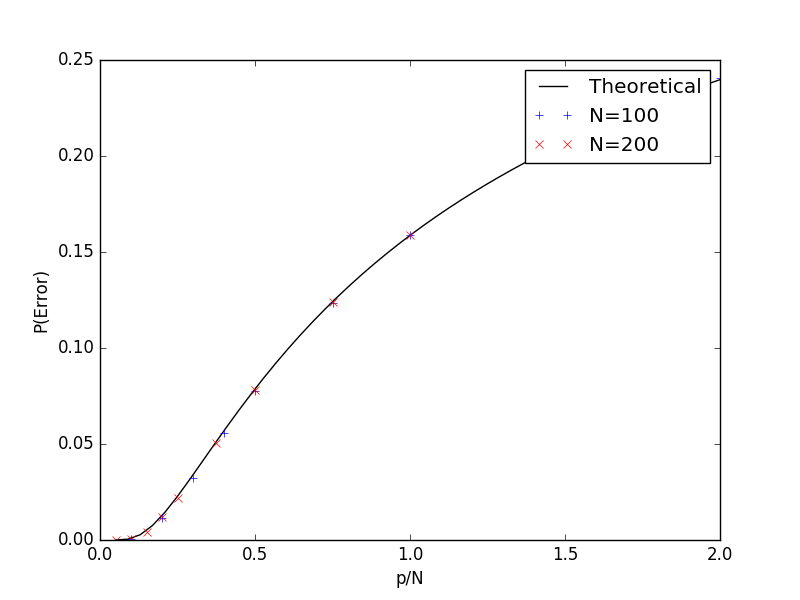

This chart was generated by the following Python code:
import os
import sys
import common
import numpy as np
import scipy as sp
from scipy.special import erf, erfc
import matplotlib.pyplot as plt

"""
Write a computer program imple-menting the Hopfield model with synchronous
updating (LN1pp. 10 and 14)according to the McCulloch-Pitts rule

Si <- sgn(sum_j(Wij Sj)).

The weights wij are given by Hebb’s rule fori6=j, andwii= 0. Store p random
patterns (LN pp. 16 and 19) and use your computer program tofind how the
one-step error probabilityPErrordepends onp/N. Parameters:

N= 100,200
p= 10,20,30,40,50,75,100,150,200

For each datapoint average over enough independent trials so that you obtain
a precise estimate of PError. Plot your simulation results together with the
correspondingtheoretical curve as a function of p/N. Discuss
"""

def run(steps=10):
    Ns = [100, 200]
    P = [10, 20, 30, 40, 50, 75, 100, 150, 200]
    errors = []

    for N in Ns:
        sub_errors = []
        for p in P:
            subsum = 0 #np.zeros([p])
            for _ in range(steps):
                patterns = common.random_patterns(N, p)
                W = common.hebbs_rule(patterns)
                subsum += np.sum(np.not_equal(patterns, step(W, patterns))) / (p*N)
            sub_errors.append(subsum / steps)
        errors.append(sub_errors)
    _plot(errors, N, P)

def step(W, S):
    return np.sign(W.dot(S.T)).T

def _plot(errors, N, P):
    x1 = [p / 100 for p in P]
    x2 = [p / 200 for p in P]
    p = np.linspace(min(P)/2,max(P))
    Y = erfc(np.sqrt(100/(2*p)))/2
    erf = plt.plot(p/100, Y, 'k-', label="Theoretical")
    n100 = plt.plot(x1, errors[0], color='b', marker='+', linestyle='', label="N=100")
    n200 = plt.plot(x2, errors[1], color='r', marker='x', linestyle='', label="N=200")

    plt.legend()
#     plt.legend((n100, n200), ("N=100", "N=200"), scatterpoints=1)
    plt.xlabel("p/N")
    plt.ylabel("P(Error)")
    plt.savefig("ex1")
    plt.show()

def crosstalk_term(patterns):
    dsum = patterns.dot(patterns.t)
    np.fill_diagonal(dsum, 0)
    dsum = patterns.dot(dsum)
    dsum = dsum / len(patterns[0])
    return dsum
